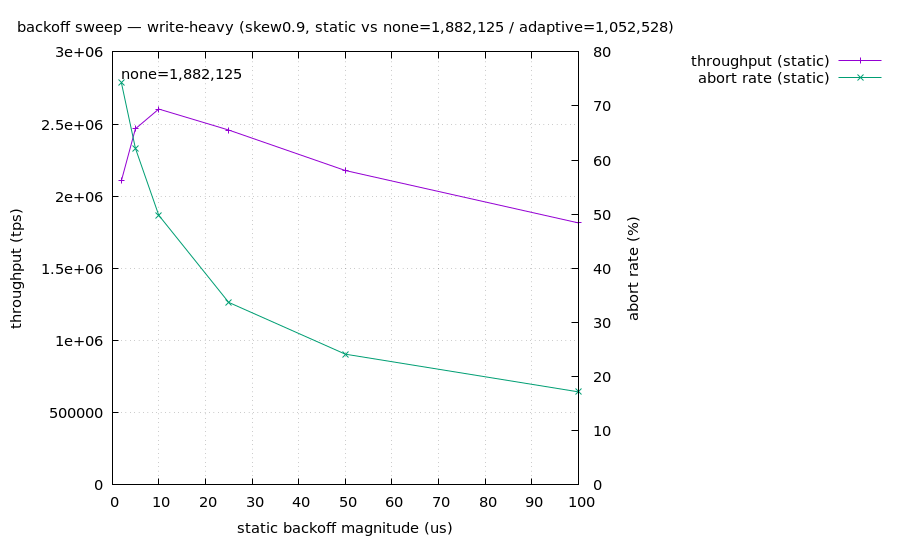

This chart was generated by the following gnuplot code:
set terminal pngcairo size 900,540 noenhanced font "sans,11"
set output "backoff-sweep-write-heavy.png"
set title "backoff sweep — write-heavy (skew0.9, static vs none=1,882,125 / adaptive=1,052,528)"
set xlabel "static backoff magnitude (us)"
set ylabel "throughput (tps)"
set grid
set key outside right top
set y2label "abort rate (%)"
set y2tics
set ytics nomirror
set yrange [0:*]
set y2range [0:*]
set label "none=1,882,125" at graph 0.02,0.95
plot "backoff-sweep-write-heavy.dat" using 1:2 with linespoints axes x1y1 title "throughput (static)", \
     "backoff-sweep-write-heavy.dat" using 1:3 with linespoints axes x1y2 title "abort rate (static)"
